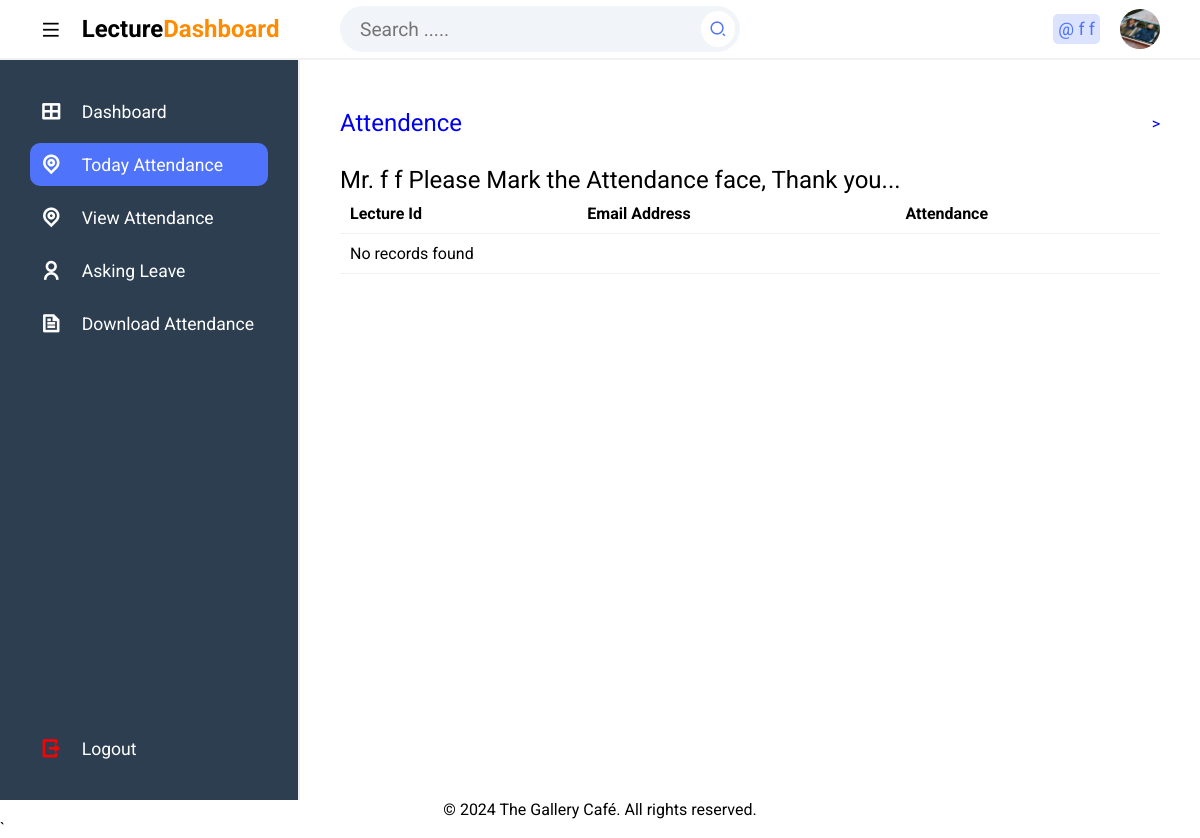
Screenshot of /public/Lecture/todayattendance.php (signed in) with the database file from the repository.
### tables this page shows
CREATE TABLE `tbllecture` (
  `Id` int(11) NOT NULL,
  `firstName` varchar(255) NOT NULL,
  `lastName` varchar(255) NOT NULL,
  `emailAddress` varchar(255) NOT NULL,
  `password` varchar(255) NOT NULL,
  `phoneNo` varchar(50) NOT NULL,
  `facultyCode` varchar(50) NOT NULL,
  `dateCreated` datetime DEFAULT current_timestamp(),
  `photo` varchar(255) NOT NULL
);

### public/Lecture/todayattendance.php (the view, shortened to what this page needs)
<?php
include 'includes/dbcon.php';
?>
<!DOCTYPE html>
<html lang="en">
<head>
  <link rel="stylesheet" href="css/styles.css">
  <link href="https://cdnjs.cloudflare.com/ajax/libs/remixicon/4.2.0/remixicon.css" rel="stylesheet">
</head>
<body>
<?php include 'includes/topbar.php';?>
    <section class="main">
        <?php include 'includes/sidebar.php';?>
    <div class="main--content">
        <div class="overview">
                <br>
            </div>
            <div class="table-container">
            <a href="createCourse.php" style="text-decoration:none;"><div class="title">
                    <h2 class="section--title">Attendence</h2>
                    >
                </div>
            </a>
                <div class="table">
                    <table>
                        <thead>
                            <tr>
                                <th>Lecture Id</th>
                                <th>Email Address</th>
                                <th>Attendance</th>
                            </tr>
                        </thead>
                        <tbody>
                        <?php
                        $userId = $conn->real_escape_string($_SESSION['userId']);
                        $sql = "SELECT t.`id` AS `Lecture Id`, t.`emailAddress` AS `Email`, a.`entry_time` AS `Attendance` FROM `attendance` a JOIN `tbllecture` t ON a.`LID` = t.`id` WHERE t.`id` = $userId AND DATE(a.`entry_time`) = CURDATE();";
                        $result = $conn->query($sql);
                        if ($result->num_rows > 0) {
                        while ($row = $result->fetch_assoc()) {
                            echo "<tr>";
                            echo "<td>" . $row["Lecture Id"] . "</td>";
                            echo "<td>" . $row["Email"] . "</td>";
                            echo "<td>" . $row["Attendance"] . "</td>";
                            echo "</tr>";
                        }
                    } else {
                        echo "<tr><td colspan='6'>No records found</td></tr>";
                        $userId = $conn->real_escape_string($_SESSION['userId']);
                        $sql = "SELECT * FROM `tbllecture` WHERE `Id` = $userId";
                        $result = $conn->query($sql);
                        if ($result->num_rows > 0) {
                        while ($row = $result->fetch_assoc()) {
                            echo "<br><h2 class='section--title'>";
                            echo "Mr. ".$row["lastName"] ." ". $row["firstName"] . " Please Mark the Attendance face, Thank you...";
                            echo "</h2>";
                        }
                         }else {
                            echo "<tr><td colspan='6'>No records found</td></tr>";
                        }
                    }
                    ?>
                        </tbody>
                    </table>
                </div>
            </div>
        </div>
    </section>
      <?php include 'includes/footer.php';?>
</body>
</html>`

### public/Lecture/includes/topbar.php (shortened to what this page needs)
<?php
$fullName = "";
if (isset($_SESSION['userId'])) {
    $userId = $conn->real_escape_string($_SESSION['userId']);
    $query = "SELECT * FROM tbllecture WHERE Id = $userId";
    $rs = $conn->query($query);
    if ($rs) {
        $num = $rs->num_rows;
        if ($num > 0) {
            $row = $rs->fetch_assoc();
            $fullName = $row['firstName'] . " " . $row['lastName'];
            $photo = $row['photo'];
                } else {
            echo "Lecture not found";
        }
    } else {
        echo "Error: " . $conn->error;
    }
} else {
 header('location: ../login.php');
}
?>
<section class="header">
    <div class="logo">
        <i class="ri-menu-line icon icon-0 menu"></i>
        <h2>Lecture<span>Dashboard</span></h2>
    </div>
    <div class="search--notification--profile">
        <div id="searchInput" class="search">
            <input type="text" id="searchText" placeholder="Search .....">
            <button onclick="searchItems()"><i class="ri-search-2-line"></i></button>
        </div>
        <div class="notification--profile">
            <div class="picon lock">
                @ <?php echo $fullName; ?>
            </div>
            <div class="picon profile">
                <img src="updates/<?php echo $photo; ?>" alt="">
            </div>
        </div>
    </div>
</section>

### public/Lecture/css/styles.css (style rules this page uses)
* { margin: 0; padding: 0; box-sizing: border-box; font-family: 'Roboto', sans-serif; }
body { position: relative; width: 100%; }
.header { height: 60px; width: 100%; display: flex; align-items: center; border-bottom: 2px solid #f1f1f1; }
.logo { display: flex; align-items: center; width: 300px; padding-left: 40px; }
.logo span { color: darkorange; }
.search--notification--profile { display: flex; align-items: center; justify-content: space-between; width: calc(100% - 300px); padding: 0 40px; }
.search { background-color: #f1f4f8; border-radius: 50px; width: 400px; padding: 5px; display: flex; align-items: center; justify-content: space-between; }
.search input { background-color: transparent; outline: none; border: none; text-indent: 15px; width: 85%; font-size:1.2em; }
.search button { outline: none; border: none; border-radius: 50%; background-color: #fff; padding: 8px; display: flex; align-items: center; justify-content: center; }
.search button i { font-size: 1.1rem; color: #5073fb; }
.notification--profile { display: flex; align-items: center; }
.picon { margin-left: 20px; font-size: 1.1rem; padding: 5px; border-radius: 5px; }
.lock { color: #5073fb; background-color: rgba(80, 115, 251, .2); }
.profile { position: relative; width: 40px; height: 40px; border-radius: 50%; overflow: hidden; }
img { position: absolute; top: 0; left: 0; width: 100%; height: 100%; object-fit: cover; }
.main { position: relative; width: 100%; min-height: calc(100vh - 60px); }
a { text-decoration: none; }
.icon { position: relative; display: flex; align-items: center; justify-content: center; margin-right: 20px; font-size: 1.3rem; }
thead { position:sticky; top:0; background-color:white; padding:20px; }
.main--content { position: absolute; top: 0; right: 0; height: 100%; width: calc(100% - 300px); padding: 0 40px; transition: .3s; }
.title { display: flex; align-items: center; justify-content: space-between; margin-bottom: 10px; margin-top: 30px; }
.section--title { font-weight: 400; }
.table-container { margin-bottom: 20px; }
.table { height: 200px; overflow-y: scroll; }
table { width: 100%; text-align: left; border-collapse: collapse; }
tr { border-bottom: 1px solid #f1f1f1; }
td, th { padding-block: 10px; padding:10px; }

### rows the page displays
tbllecture: fullName "f f", photo (picture), lastName "f", firstName "f"
